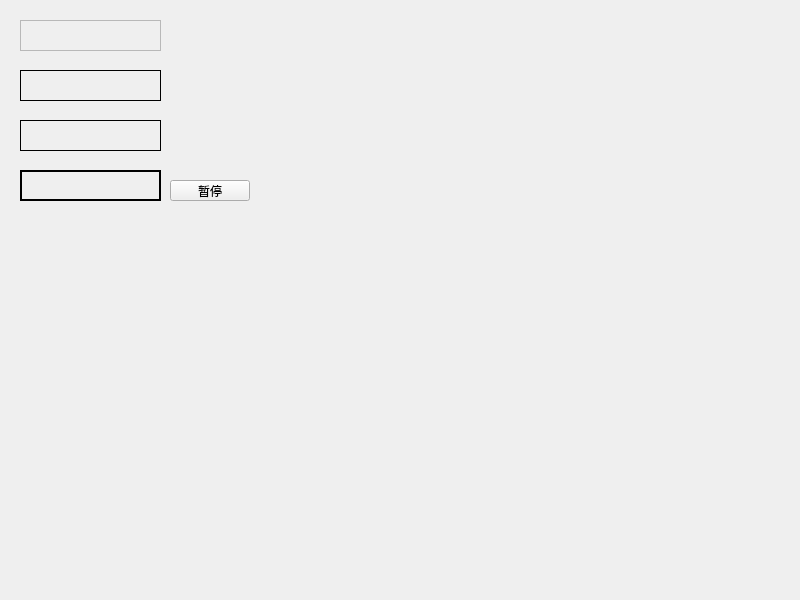
<?xml version="1.0" encoding="UTF-8"?>
<ui version="4.0">
 <class>Widget</class>
 <widget class="QWidget" name="Widget">
  <property name="geometry">
   <rect>
    <x>0</x>
    <y>0</y>
    <width>800</width>
    <height>600</height>
   </rect>
  </property>
  <property name="windowTitle">
   <string>Widget</string>
  </property>
  <widget class="myLabel" name="label">
   <property name="geometry">
    <rect>
     <x>20</x>
     <y>20</y>
     <width>141</width>
     <height>31</height>
    </rect>
   </property>
   <property name="frameShape">
    <enum>QFrame::StyledPanel</enum>
   </property>
   <property name="text">
    <string/>
   </property>
  </widget>
  <widget class="QLabel" name="label_2">
   <property name="geometry">
    <rect>
     <x>20</x>
     <y>70</y>
     <width>141</width>
     <height>31</height>
    </rect>
   </property>
   <property name="frameShape">
    <enum>QFrame::Panel</enum>
   </property>
   <property name="text">
    <string/>
   </property>
  </widget>
  <widget class="QLabel" name="label_3">
   <property name="geometry">
    <rect>
     <x>20</x>
     <y>120</y>
     <width>141</width>
     <height>31</height>
    </rect>
   </property>
   <property name="frameShape">
    <enum>QFrame::Panel</enum>
   </property>
   <property name="text">
    <string/>
   </property>
  </widget>
  <widget class="QLabel" name="label_4">
   <property name="geometry">
    <rect>
     <x>20</x>
     <y>170</y>
     <width>141</width>
     <height>31</height>
    </rect>
   </property>
   <property name="frameShape">
    <enum>QFrame::WinPanel</enum>
   </property>
   <property name="text">
    <string/>
   </property>
  </widget>
  <widget class="QPushButton" name="btn">
   <property name="geometry">
    <rect>
     <x>170</x>
     <y>180</y>
     <width>80</width>
     <height>21</height>
    </rect>
   </property>
   <property name="text">
    <string>暂停</string>
   </property>
  </widget>
 </widget>
 <customwidgets>
  <customwidget>
   <class>myLabel</class>
   <extends>QLabel</extends>
   <header location="global">mylabel.h</header>
  </customwidget>
 </customwidgets>
 <resources/>
 <connections/>
</ui>
